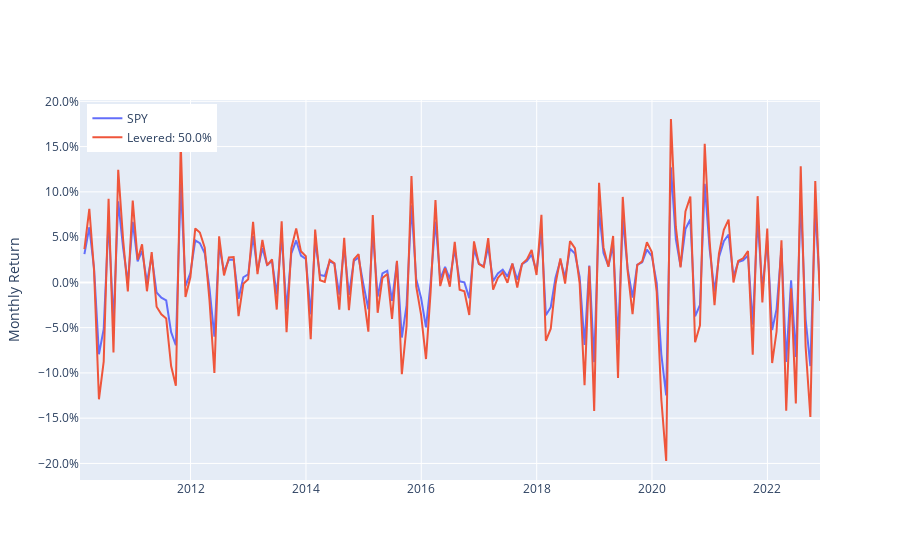

Notebook cell for this chart:
### Code cell
# Levered returns are riskier
fig = go.Figure()
trace0= go.Scatter(x=ret.index.to_timestamp("M"), y=ret, mode="lines", name=ticker)
trace1= go.Scatter(x=levered_ret.index.to_timestamp("M"), y=levered_ret, mode="lines", name=f'Levered: {leverage:0.1%}')
fig.add_trace(trace0)
fig.add_trace(trace1)
fig.layout.yaxis["title"] = "Monthly Return"
fig.update_yaxes(tickformat=".1%")
fig.update_layout(legend=dict(yanchor="top", y =0.99, xanchor="left", x=0.01))
fig.show()

### Figure 1 — Plotly figure (JSON) as saved in the notebook; plotly's stock layout.template omitted (floating-point values rounded to 4 significant figures; data arrays with more than 128 entries replaced by an {"elided": "..."} marker saying what was removed)
{"data": [{"mode": "lines", "name": "SPY", "type": "scatter", "x": {"elided": "155 str values"}, "y": {"elided": "155 float values"}}, {"mode": "lines", "name": "Levered: 50.0%", "type": "scatter", "x": {"elided": "155 str values"}, "y": {"elided": "155 float values"}}], "layout": {"legend": {"x": 0.01, "xanchor": "left", "y": 0.99, "yanchor": "top"}, "yaxis": {"tickformat": ".1%", "title": {"text": "Monthly Return"}}}}
